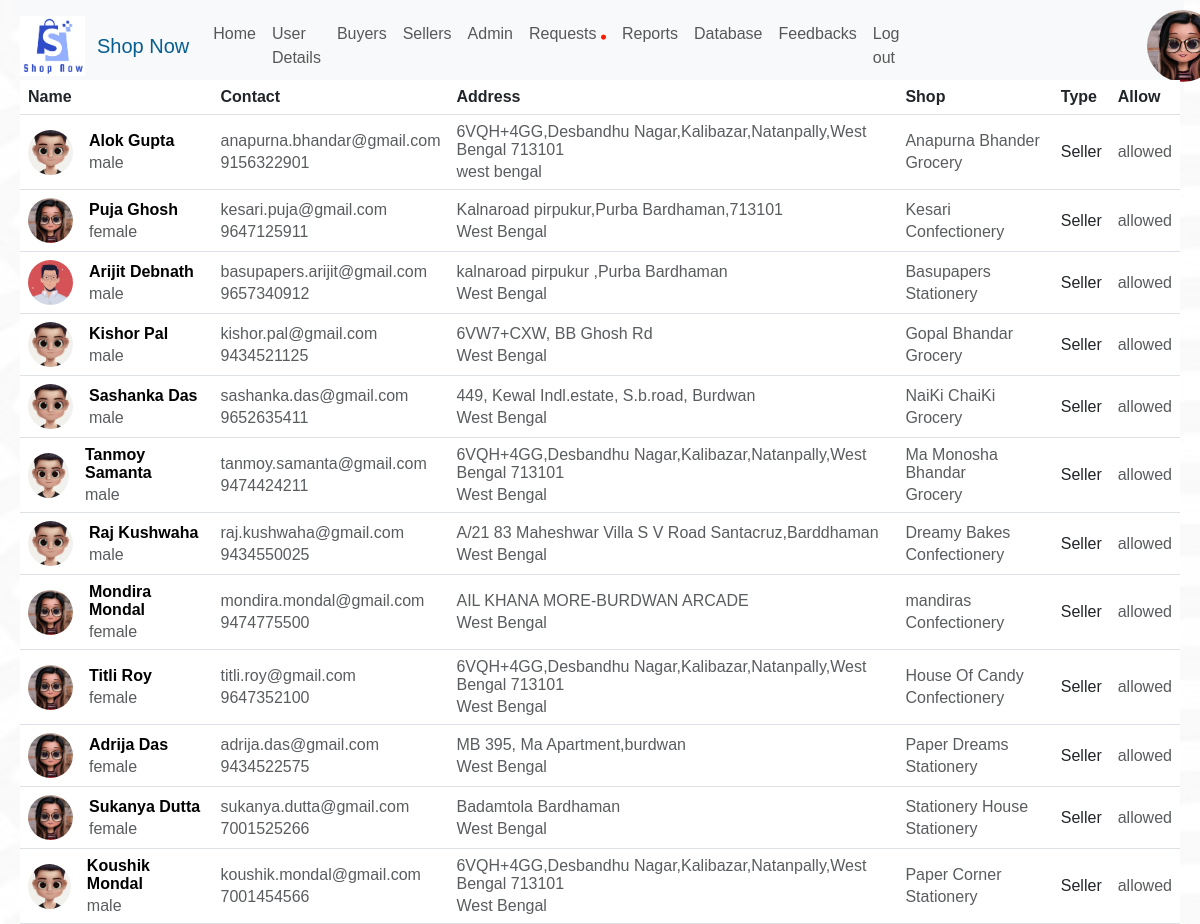
/AdminSellerPage.php (signed in), run on the app's committed database.
### tables this page shows
CREATE TABLE `sellerdetails` (
  `Serial_no` int(255) NOT NULL,
  `Name` varchar(255) DEFAULT NULL,
  `Gender` varchar(10) NOT NULL,
  `Email` varchar(255) DEFAULT NULL,
  `Username` varchar(256) DEFAULT NULL,
  `Password` varchar(256) DEFAULT NULL,
  `Phone` varchar(255) DEFAULT NULL,
  `Shop_name` varchar(256) DEFAULT NULL,
  `Shop_Type` varchar(255) NOT NULL,
  `Address` varchar(256) DEFAULT NULL,
  `State` varchar(256) DEFAULT NULL,
  `Photo_Id` varchar(256) NOT NULL,
  `Allow` varchar(255) DEFAULT NULL,
  `Identity` varchar(255) NOT NULL,
  `Question` varchar(255) NOT NULL,
  `Answer` varchar(255) NOT NULL
);

### AdminSellerPage.php (the view, shortened to what this page needs)
<?php
include_once('database.php');
?>
<html>
    <head>
    <link rel="stylesheet" href="#">
    <link rel="stylesheet" href="style.css">
    <link rel="stylesheet" href="https://cdnjs.cloudflare.com/ajax/libs/font-awesome/4.7.0/css/font-awesome.min.css">
<link rel="stylesheet" href="https://cdnjs.cloudflare.com/ajax/libs/font-awesome/6.4.0/css/all.min.css" />
<link rel="stylesheet" href="https://cdnjs.cloudflare.com/ajax/libs/font-awesome/4.7.0/css/font-awesome.min.css">
    <link href="https://cdn.jsdelivr.net/npm/bootstrap@5.3.0-alpha1/dist/css/bootstrap.min.css" rel="stylesheet">
    </head>
    <body style="background-color:hsl(0,0%,95%); margin:0 20px; font-family: 'Gill Sans', 'Gill Sans MT', Calibri, 'Trebuchet MS', sans-serif; " onload="myFunction()">
<?php
$email=$_SESSION['admin'];
$sql="SELECT * FROM admindetails WHERE Email='$email'";
$result=mysqli_query($conn,$sql);
if(mysqli_num_rows($result)>0){
    while($row=mysqli_fetch_assoc($result)){
        $bgn=$row['Gender'];
        $bpid=$row['Photo_id'];
        if(!empty($bpid)){
            $photo="adminUpload/".$bpid;
        }
        else{
            $bgn=strtolower($bgn);
            $photo="uploads/".$bgn.".jpg";
        }
      }
}
else{
    echo "<div  class='alert alert-danger' role='alert'>Something went wrong. Please try again later!!
  </div>";
}
?>
<?php
$s="SELECT * FROM sellerdetails WHERE Allow=''";
$r=mysqli_query($conn,$s);
if(mysqli_num_rows($r)>0){
  $req="<i class='fa-solid fa-circle' style='color: #ff1900;font-size:5px'></i>";
}
else{
  $req="";
}
?>
    <nav class="navbar navbar-expand-lg navbar-light bg-light  pr-4" style="position:fixed; width:97%;" >
    <img src="uploads/logo.jpg" height="60rem" width="65rem" class="logo mt-2 mb-2 ml-2">
  <a class="navbar-brand" href="index.php" style="color:rgb(6, 94, 145) ;padding-left: 1vw; "> Shop Now</a>
  <div class="collapse navbar-collapse" id="navbarSupportedContent">
    <ul class="navbar-nav mr-4">
      <li class="nav-item active">
        <a class="nav-link " href="AdminHomepage.php">Home</a>
      </li>
      <li class="nav-item">
        <a class="nav-link " href="AdminUserDetails.php">User Details</a>
      </li>
      <li class="nav-item">
        <a class="nav-link "  href="AdminBuyerPage.php" >Buyers</a>
      </li>
      <li class="nav-item">
        <a class="nav-link "  href="AdminSellerPage.php"  >Sellers</a>
      </li>
      <li class="nav-item">
        <a class="nav-link "  href="AdminPage.php"  >Admin</a>
      </li>
      <li>
      <a class="nav-link" href="SellerRequests.php" >Requests&nbsp;<?php echo $req ?></a>
      </li>
      <li>
      <a class="nav-link" href="reports.php" >Reports</a>
      </li>
      <li>
      <a class="nav-link" href="Adminddatabase.php" >Database</a>
      </li>
      <li>
      <a class="nav-link" href="AdminFeedback.php" >Feedbacks</a>
      </li>
      <li class="nav-item">
        <a class="nav-link " href="logout.php">Log out</a>
      </li>
    </ul>
<div class="float-right icon">
  <a href="AdminUserDetails.php" style="display:flex;"><img src="<?php echo $photo ?>" style="height:9vh; width:9vh; object-fit: cover;  border-radius: 50px; margin-left:15rem; cursor:pointer"></a></div>
</nav>
<table class="table align-middle mb-0 bg-white" style=" position:relative;top:5rem;">
  <thead class="bg-light mt-4">
    <tr>
      <th>Name</th>
      <th>Contact</th>
      <th>Address</th>
      <th>Shop</th>
      <th>Type</th>
      <th>Allow</th>
    </tr>
  </thead>
  <tbody>
<?php
$sql="SELECT * FROM sellerdetails";
$result=mysqli_query($conn,$sql);
if(mysqli_num_rows($result)>0){
    while($row=mysqli_fetch_assoc($result)){
        $Serial_no=$row['Serial_no'];
        $Name=$row['Name'];
        $Gender=$row['Gender'];
        $Email=$row['Email'];
        $Phone=$row['Phone'];
        $Shop_name=$row['Shop_name'];
        $Shop_Type=$row['Shop_Type'];
        $Address=$row['Address'];
        $State=$row['State'];
        $Photo_Id=$row['Photo_Id'];
        $Allow=$row['Allow'];
        if(!empty($Photo_Id)){
            $photo="uploads/".$Photo_Id;
        }
        else{
            $photo="uploads/".$Gender.".jpg";
        }
        if($Allow=="allowed" || $Allow=="restricted" ){
?>
<tr <?php echo ($Allow=='restricted')? "style='background:rgba(243, 30, 30, 0.400)'":"" ?>>
      <td>
        <div class="d-flex align-items-center">
          <img
              src="<?php echo $photo ?>"
              alt=""
              style="width: 45px; height: 45px; object-fit: cover;"
              class="rounded-circle"
              />
          <div class="ms-3">
          <a  href="SellerView.php?id=<?php echo $Serial_no?>" style="text-decoration:none; color:black"><p class="fw-bold link2 mb-1"><?php echo $Name?></p></a>
      <p class="text-muted mb-0"><?php echo $Gender?></p>
          </div>
        </div>
      </td>
      <td>
      <p class="text-muted mb-1"><?php echo $Email?></p>
        <p class="text-muted mb-0"><?php echo $Phone?></p>
      </td>
      <td>
      <p class="text-muted mb-1"><?php echo $Address?></p>
     <p class="text-muted mb-0"><?php echo $State?></p>
      </td>
      <td>
      <p class="text-muted mb-1"><?php echo $Shop_name?></p>
     <p class="text-muted mb-0"><?php echo $Shop_Type?></p>
      </td>
      <td>Seller</td>
      <td>
     <p class="text-muted mb-0"><?php echo $Allow?></p>
      </td>
    </tr>
    <?php
     }
    }
}
    ?>
  </tbody>
</table>
    </body></html>

### style.css (style rules this page uses)
* { margin: 0; padding: 0; }

### AdminSellerPage.php (style rules this page uses)
* { padding:0; margin:0; }
body { background-color:rgba(88, 88, 88, 0.856); background-size: cover; background-image:url("uploads/b1.jpg"); background-blend-mode: lighten; }

### data on the page
sellerdetails: Gender (picture), Name "Alok Gupta", Gender "male", Email "anapurna.bhandar@gmail.com", Phone "9156322901", Address "6VQH+4GG,Desbandhu Nagar,Kalibazar,Natanpally,West Bengal 713101", State "west bengal", Shop_name "Anapurna Bhander", Shop_Type "Grocery", Allow "allowed"
sellerdetails: Gender (picture), Name "Puja Ghosh", Gender "female", Email "kesari.puja@gmail.com", Phone "9647125911", Address "Kalnaroad pirpukur,Purba Bardhaman,713101", State "West Bengal", Shop_name "Kesari", Shop_Type "Confectionery", Allow "allowed"
sellerdetails: Photo_Id (picture), Name "Arijit Debnath", Gender "male", Email "basupapers.arijit@gmail.com", Phone "9657340912", Address "kalnaroad pirpukur ,Purba Bardhaman", State "West Bengal", Shop_name "Basupapers", Shop_Type "Stationery", Allow "allowed"
sellerdetails: Gender (picture), Name "Kishor Pal", Gender "male", Email "kishor.pal@gmail.com", Phone "9434521125", Address "6VW7+CXW, BB Ghosh Rd", State "West Bengal", Shop_name "Gopal Bhandar", Shop_Type "Grocery", Allow "allowed"
sellerdetails: Gender (picture), Name "Sashanka Das", Gender "male", Email "sashanka.das@gmail.com", Phone "9652635411", Address "449, Kewal Indl.estate, S.b.road, Burdwan", State "West Bengal", Shop_name "NaiKi ChaiKi", Shop_Type "Grocery", Allow "allowed"
sellerdetails: Gender (picture), Name "Tanmoy Samanta", Gender "male", Email "tanmoy.samanta@gmail.com", Phone "9474424211", Address "6VQH+4GG,Desbandhu Nagar,Kalibazar,Natanpally,West Bengal 713101", State "West Bengal", Shop_name "Ma Monosha Bhandar", Shop_Type "Grocery", Allow "allowed"
sellerdetails: Gender (picture), Name "Raj Kushwaha", Gender "male", Email "raj.kushwaha@gmail.com", Phone "9434550025", Address "A/21 83 Maheshwar Villa S V Road Santacruz,Barddhaman", State "West Bengal", Shop_name "Dreamy Bakes", Shop_Type "Confectionery", Allow "allowed"
sellerdetails: Gender (picture), Name "Mondira Mondal", Gender "female", Email "mondira.mondal@gmail.com", Phone "9474775500", Address "AIL KHANA MORE-BURDWAN ARCADE", State "West Bengal", Shop_name "mandiras", Shop_Type "Confectionery", Allow "allowed"
sellerdetails: Gender (picture), Name "Titli Roy", Gender "female", Email "titli.roy@gmail.com", Phone "9647352100", Address "6VQH+4GG,Desbandhu Nagar,Kalibazar,Natanpally,West Bengal 713101", State "West Bengal", Shop_name "House Of Candy", Shop_Type "Confectionery", Allow "allowed"
sellerdetails: Gender (picture), Name "Adrija Das", Gender "female", Email "adrija.das@gmail.com", Phone "9434522575", Address "MB 395, Ma Apartment,burdwan", State "West Bengal", Shop_name "Paper Dreams", Shop_Type "Stationery", Allow "allowed"
sellerdetails: Gender (picture), Name "Sukanya Dutta", Gender "female", Email "sukanya.dutta@gmail.com", Phone "7001525266", Address "Badamtola Bardhaman", State "West Bengal", Shop_name "Stationery House", Shop_Type "Stationery", Allow "allowed"
sellerdetails: Gender (picture), Name "Koushik Mondal", Gender "male", Email "koushik.mondal@gmail.com", Phone "7001454566", Address "6VQH+4GG,Desbandhu Nagar,Kalibazar,Natanpally,West Bengal 713101", State "West Bengal", Shop_name "Paper Corner", Shop_Type "Stationery", Allow "allowed"
